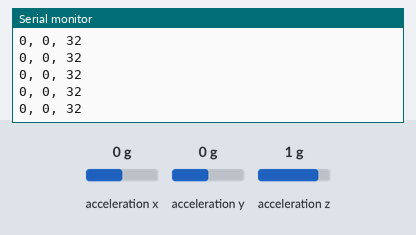
A sketch run on a simulated Arduino Uno, built with avr-gcc and run on an emulated ATmega328P. On the bench: the last lines printed to the serial monitor. Wiring (inferred from the names in the program): ADXL345 accelerometer at I2C address 0x53. The test bench sets the inputs (shaded band); at power-on: acceleration x 0 g, acceleration y 0 g, acceleration z 1 g.

Above: at 1.3 s.
1.4 s: acceleration x set to -1.4 g
At 1.69 s:
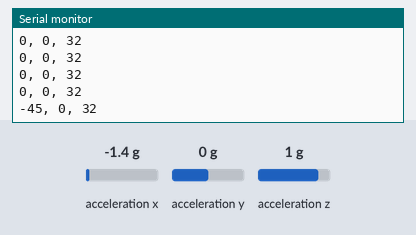
2.9 s: acceleration y set to -1.4 g
At 2.9 s:
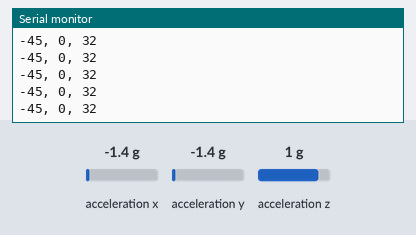
4.4 s: acceleration z set to -1.4 g
At 4.51 s:
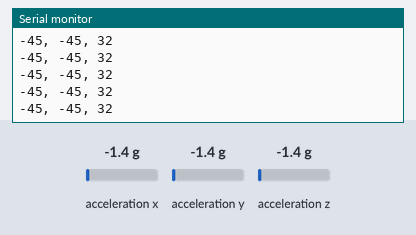

The sketch:

Accelerometer.ino
```cpp
/*  *********************************************
 *  SparkFun_ADXL345_Example
 *  Triple Axis Accelerometer Breakout - ADXL345
 *  Hook Up Guide Example
 *
 *  Utilizing Sparkfun's ADXL345 Library
 *  Bildr ADXL345 source file modified to support
 *  both I2C and SPI Communication
 *
 *  E.Robert @ SparkFun Electronics
 *  Created: Jul 13, 2016
 *  Updated: Sep 06, 2016
 *
 *  Development Environment Specifics:
 *  Arduino 1.6.11
 *
 *  Hardware Specifications:
 *  SparkFun ADXL345
 *  Arduino Uno
 *  *********************************************/

#include "ADXL345.h"         // SparkFun ADXL345 Library

 /*********** COMMUNICATION SELECTION ***********/
 /*    Comment Out The One You Are Not Using    */
//ADXL345 adxl = ADXL345(10);           // USE FOR SPI COMMUNICATION, ADXL345(CS_PIN);
ADXL345 adxl = ADXL345();             // USE FOR I2C COMMUNICATION

/****************** INTERRUPT ******************/
/*      Uncomment If Attaching Interrupt       */
//int interruptPin = 2;                 // Setup pin 2 to be the interrupt pin (for most Arduino Boards)


/******************** SETUP ********************/
/*          Configure ADXL345 Settings         */
void setup() {

	Serial.begin(9600);                 // Start the serial terminal
	delay(100);
	Serial.println("SparkFun ADXL345 Accelerometer Hook Up Guide Example");
	Serial.println();

	adxl.powerOn();                     // Power on the ADXL345

	adxl.setRangeSetting(16);           // Give the range settings
										// Accepted values are 2g, 4g, 8g or 16g
										// Higher Values = Wider Measurement Range
										// Lower Values = Greater Sensitivity

	adxl.setSpiBit(0);                  // Configure the device to be in 4 wire SPI mode when set to '0' or 3 wire SPI mode when set to 1
										// Default: Set to 1
										// SPI pins on the ATMega328: 11, 12 and 13 as reference in SPI Library

	adxl.setActivityXYZ(1, 0, 0);       // Set to activate movement detection in the axes "adxl.setActivityXYZ(X, Y, Z);" (1 == ON, 0 == OFF)
	adxl.setActivityThreshold(75);      // 62.5mg per increment   // Set activity   // Inactivity thresholds (0-255)

	adxl.setInactivityXYZ(1, 0, 0);     // Set to detect inactivity in all the axes "adxl.setInactivityXYZ(X, Y, Z);" (1 == ON, 0 == OFF)
	adxl.setInactivityThreshold(75);    // 62.5mg per increment   // Set inactivity // Inactivity thresholds (0-255)
	adxl.setTimeInactivity(10);         // How many seconds of no activity is inactive?

	adxl.setTapDetectionOnXYZ(0, 0, 1); // Detect taps in the directions turned ON "adxl.setTapDetectionOnX(X, Y, Z);" (1 == ON, 0 == OFF)

	// Set values for what is considered a TAP and what is a DOUBLE TAP (0-255)
	adxl.setTapThreshold(50);           // 62.5 mg per increment
	adxl.setTapDuration(15);            // 625 μs per increment
	adxl.setDoubleTapLatency(80);       // 1.25 ms per increment
	adxl.setDoubleTapWindow(200);       // 1.25 ms per increment

	// Set values for what is considered FREE FALL (0-255)
	adxl.setFreeFallThreshold(7);       // (5 - 9) recommended - 62.5mg per increment
	adxl.setFreeFallDuration(30);       // (20 - 70) recommended - 5ms per increment

	// Setting all interupts to take place on INT1 pin
	//adxl.setImportantInterruptMapping(1, 1, 1, 1, 1);     // Sets "adxl.setEveryInterruptMapping(single tap, double tap, free fall, activity, inactivity);"
														  // Accepts only 1 or 2 values for pins INT1 and INT2. This chooses the pin on the ADXL345 to use for Interrupts.
														  // This library may have a problem using INT2 pin. Default to INT1 pin.

	// Turn on Interrupts for each mode (1 == ON, 0 == OFF)
	adxl.InactivityINT(1);
	adxl.ActivityINT(1);
	adxl.FreeFallINT(1);
	adxl.doubleTapINT(1);
	adxl.singleTapINT(1);

	//attachInterrupt(digitalPinToInterrupt(interruptPin), ADXL_ISR, RISING);   // Attach Interrupt

}

/****************** MAIN CODE ******************/
/*     Accelerometer Readings and Interrupt    */
void loop() {

	// Accelerometer Readings
	int x, y, z;
	adxl.readAccel(&x, &y, &z);         // Read the accelerometer values and store them in variables declared above x,y,z

	// Output Results to Serial
	/* UNCOMMENT TO VIEW X Y Z ACCELEROMETER VALUES */
	Serial.print(x);
	Serial.print(", ");
	Serial.print(y);
	Serial.print(", ");
	Serial.println(z);

	ADXL_ISR();
	// You may also choose to avoid using interrupts and simply run the functions within ADXL_ISR();
	//  and place it within the loop instead.
	// This may come in handy when it doesn't matter when the action occurs.
	delay(200);

}

/********************* ISR *********************/
/* Look for Interrupts and Triggered Action    */
void ADXL_ISR() {

	// getInterruptSource clears all triggered actions after returning value
	// Do not call again until you need to recheck for triggered actions
	byte interrupts = adxl.getInterruptSource();

	// Free Fall Detection
	if (adxl.triggered(interrupts, ADXL345_FREE_FALL)) {
		Serial.println("*** FREE FALL ***");
		//add code here to do when free fall is sensed
	}

	// Inactivity
	if (adxl.triggered(interrupts, ADXL345_INACTIVITY)) {
		Serial.println("*** INACTIVITY ***");
		//add code here to do when inactivity is sensed
	}

	// Activity
	if (adxl.triggered(interrupts, ADXL345_ACTIVITY)) {
		Serial.println("*** ACTIVITY ***");
		//add code here to do when activity is sensed
	}

	// Double Tap Detection
	if (adxl.triggered(interrupts, ADXL345_DOUBLE_TAP)) {
		Serial.println("*** DOUBLE TAP ***");
		//add code here to do when a 2X tap is sensed
	}

	// Tap Detection
	if (adxl.triggered(interrupts, ADXL345_SINGLE_TAP)) {
		Serial.println("*** TAP ***");
		//add code here to do when a tap is sensed
	}
}
```

ADXL345.h
```cpp
/*
Sparkfun's ADXL345 Library Main Header File
ADXL345.h
E.Robert @ SparkFun Electronics
Created: Jul 13, 2016
Updated: Sep 06, 2016
Hardware Resources:
- Arduino Development Board
- SparkFun Triple Access Accelerometer ADXL345
Development Environment Specifics:
Arduino 1.6.8
SparkFun Triple Axis Accelerometer Breakout - ADXL345
Arduino Uno
*/

#include "Arduino.h"

#ifndef ADXL345_h
#define ADXL345_h

/*************************** REGISTER MAP ***************************/
#define ADXL345_DEVID			0x00		// Device ID
#define ADXL345_RESERVED1		0x01		// Reserved. Do Not Access.
#define ADXL345_THRESH_TAP		0x1D		// Tap Threshold.
#define ADXL345_OFSX			0x1E		// X-Axis Offset.
#define ADXL345_OFSY			0x1F		// Y-Axis Offset.
#define ADXL345_OFSZ			0x20		// Z- Axis Offset.
#define ADXL345_DUR				0x21		// Tap Duration.
#define ADXL345_LATENT			0x22		// Tap Latency.
#define ADXL345_WINDOW			0x23		// Tap Window.
#define ADXL345_THRESH_ACT		0x24		// Activity Threshold
#define ADXL345_THRESH_INACT	0x25		// Inactivity Threshold
#define ADXL345_TIME_INACT		0x26		// Inactivity Time
#define ADXL345_ACT_INACT_CTL	0x27		// Axis Enable Control for Activity and Inactivity Detection
#define ADXL345_THRESH_FF		0x28		// Free-Fall Threshold.
#define ADXL345_TIME_FF			0x29		// Free-Fall Time.
#define ADXL345_TAP_AXES		0x2A		// Axis Control for Tap/Double Tap.
#define ADXL345_ACT_TAP_STATUS	0x2B		// Source of Tap/Double Tap
#define ADXL345_BW_RATE			0x2C		// Data Rate and Power mode Control
#define ADXL345_POWER_CTL		0x2D		// Power-Saving Features Control
#define ADXL345_INT_ENABLE		0x2E		// Interrupt Enable Control
#define ADXL345_INT_MAP			0x2F		// Interrupt Mapping Control
#define ADXL345_INT_SOURCE		0x30		// Source of Interrupts
#define ADXL345_DATA_FORMAT		0x31		// Data Format Control
#define ADXL345_DATAX0			0x32		// X-Axis Data 0
#define ADXL345_DATAX1			0x33		// X-Axis Data 1
#define ADXL345_DATAY0			0x34		// Y-Axis Data 0
#define ADXL345_DATAY1			0x35		// Y-Axis Data 1
#define ADXL345_DATAZ0			0x36		// Z-Axis Data 0
#define ADXL345_DATAZ1			0x37		// Z-Axis Data 1
#define ADXL345_FIFO_CTL		0x38		// FIFO Control
#define ADXL345_FIFO_STATUS		0x39		// FIFO Status

#define ADXL345_BW_1600			0xF			// 1111		IDD = 40uA
#define ADXL345_BW_800			0xE			// 1110		IDD = 90uA
#define ADXL345_BW_400			0xD			// 1101		IDD = 140uA
#define ADXL345_BW_200			0xC			// 1100		IDD = 140uA
#define ADXL345_BW_100			0xB			// 1011		IDD = 140uA
#define ADXL345_BW_50			0xA			// 1010		IDD = 140uA
#define ADXL345_BW_25			0x9			// 1001		IDD = 90uA
#define ADXL345_BW_12_5		    0x8			// 1000		IDD = 60uA
#define ADXL345_BW_6_25			0x7			// 0111		IDD = 50uA
#define ADXL345_BW_3_13			0x6			// 0110		IDD = 45uA
#define ADXL345_BW_1_56			0x5			// 0101		IDD = 40uA
#define ADXL345_BW_0_78			0x4			// 0100		IDD = 34uA
#define ADXL345_BW_0_39			0x3			// 0011		IDD = 23uA
#define ADXL345_BW_0_20			0x2			// 0010		IDD = 23uA
#define ADXL345_BW_0_10			0x1			// 0001		IDD = 23uA
#define ADXL345_BW_0_05			0x0			// 0000		IDD = 23uA


 /************************** INTERRUPT PINS **************************/
#define ADXL345_INT1_PIN		0x00		//INT1: 0
#define ADXL345_INT2_PIN		0x01		//INT2: 1


 /********************** INTERRUPT BIT POSITION **********************/
#define ADXL345_INT_DATA_READY_BIT		0x07
#define ADXL345_INT_SINGLE_TAP_BIT		0x06
#define ADXL345_INT_DOUBLE_TAP_BIT		0x05
#define ADXL345_INT_ACTIVITY_BIT		0x04
#define ADXL345_INT_INACTIVITY_BIT		0x03
#define ADXL345_INT_FREE_FALL_BIT		0x02
#define ADXL345_INT_WATERMARK_BIT		0x01
#define ADXL345_INT_OVERRUNY_BIT		0x00

#define ADXL345_DATA_READY				0x07
#define ADXL345_SINGLE_TAP				0x06
#define ADXL345_DOUBLE_TAP				0x05
#define ADXL345_ACTIVITY				0x04
#define ADXL345_INACTIVITY				0x03
#define ADXL345_FREE_FALL				0x02
#define ADXL345_WATERMARK				0x01
#define ADXL345_OVERRUNY				0x00


 /****************************** ERRORS ******************************/
#define ADXL345_OK			1		// No Error
#define ADXL345_ERROR		0		// Error Exists

#define ADXL345_NO_ERROR	0		// Initial State
#define ADXL345_READ_ERROR	1		// Accelerometer Reading Error
#define ADXL345_BAD_ARG		2		// Bad Argument


class ADXL345
{
public:
	bool status;					// Set When Error Exists

	byte error_code;				// Initial State
	double gains[3];				// Counts to Gs

	ADXL345();
	ADXL345(int CS);
	void powerOn();
	void readAccel(int* xyx);
	void readAccel(int* x, int* y, int* z);
	void get_Gxyz(double *xyz);

	void setTapThreshold(int tapThreshold);
	int getTapThreshold();
	void setAxisGains(double *_gains);
	void getAxisGains(double *_gains);
	void setAxisOffset(int x, int y, int z);
	void getAxisOffset(int* x, int* y, int*z);
	void setTapDuration(int tapDuration);
	int getTapDuration();
	void setDoubleTapLatency(int doubleTapLatency);
	int getDoubleTapLatency();
	void setDoubleTapWindow(int doubleTapWindow);
	int getDoubleTapWindow();
	void setActivityThreshold(int activityThreshold);
	int getActivityThreshold();
	void setInactivityThreshold(int inactivityThreshold);
	int getInactivityThreshold();
	void setTimeInactivity(int timeInactivity);
	int getTimeInactivity();
	void setFreeFallThreshold(int freeFallthreshold);
	int getFreeFallThreshold();
	void setFreeFallDuration(int freeFallDuration);
	int getFreeFallDuration();

	bool isActivityXEnabled();
	bool isActivityYEnabled();
	bool isActivityZEnabled();
	bool isInactivityXEnabled();
	bool isInactivityYEnabled();
	bool isInactivityZEnabled();
	bool isActivityAc();
	bool isInactivityAc();
	void setActivityAc(bool state);
	void setInactivityAc(bool state);

	bool getSuppressBit();
	void setSuppressBit(bool state);
	bool isTapDetectionOnX();
	void setTapDetectionOnX(bool state);
	bool isTapDetectionOnY();
	void setTapDetectionOnY(bool state);
	bool isTapDetectionOnZ();
	void setTapDetectionOnZ(bool state);
	void setTapDetectionOnXYZ(bool stateX, bool stateY, bool stateZ);

	void setActivityX(bool state);
	void setActivityY(bool state);
	void setActivityZ(bool state);
	void setActivityXYZ(bool stateX, bool stateY, bool stateZ);
	void setInactivityX(bool state);
	void setInactivityY(bool state);
	void setInactivityZ(bool state);
	void setInactivityXYZ(bool stateX, bool stateY, bool stateZ);

	bool isActivitySourceOnX();
	bool isActivitySourceOnY();
	bool isActivitySourceOnZ();
	bool isTapSourceOnX();
	bool isTapSourceOnY();
	bool isTapSourceOnZ();
	bool isAsleep();

	bool isLowPower();
	void setLowPower(bool state);
	double getRate();
	void setRate(double rate);
	void set_bw(byte bw_code);
	byte get_bw_code();

	bool triggered(byte interrupts, int mask);

	byte getInterruptSource();
	bool getInterruptSource(byte interruptBit);
	bool getInterruptMapping(byte interruptBit);
	void setInterruptMapping(byte interruptBit, bool interruptPin);
	bool isInterruptEnabled(byte interruptBit);
	void setInterrupt(byte interruptBit, bool state);
	void setImportantInterruptMapping(int single_tap, int double_tap, int free_fall, int activity, int inactivity);
	void InactivityINT(bool status);
	void ActivityINT(bool status);
	void FreeFallINT(bool status);
	void doubleTapINT(bool status);
	void singleTapINT(bool status);

	void getRangeSetting(byte* rangeSetting);
	void setRangeSetting(int val);
	bool getSelfTestBit();
	void setSelfTestBit(bool selfTestBit);
	bool getSpiBit();
	void setSpiBit(bool spiBit);
	bool getInterruptLevelBit();
	void setInterruptLevelBit(bool interruptLevelBit);
	bool getFullResBit();
	void setFullResBit(bool fullResBit);
	bool getJustifyBit();
	void setJustifyBit(bool justifyBit);
	void printAllRegister();

private:
	void writeTo(byte address, byte val);
	void writeToI2C(byte address, byte val);
	void writeToSPI(byte address, byte val);
	void readFrom(byte address, int num, byte buff[]);
	void readFromI2C(byte address, int num, byte buff[]);
	void readFromSPI(byte address, int num, byte buff[]);
	void setRegisterBit(byte regAdress, int bitPos, bool state);
	bool getRegisterBit(byte regAdress, int bitPos);
	byte _buff[6];		//	6 Bytes Buffer
	int _CS = 10;
	bool I2C = true;
	unsigned long SPIfreq = 5000000;
};
void print_byte(byte val);
#endif
```

Source omitted: ADXL345.cpp (24717 bytes)

Measured:
- after the input at 1.4 s, the serial monitor: prints a new line after 0.13 s (image 1)
